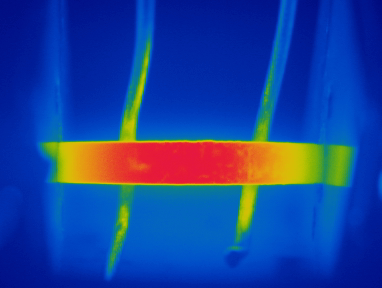
#> input picture sources/t2_1.tiff, 382 x 288 px
$ python main.py
#> lines starting #> are read from the running program, lines starting #| are printed output that depends on the picture; after the words box and inside, x2 and y2 are one past the last pixel; in counts of white or black regions, pixels touching at a corner belong together
### filters/OpenCV.py
# To see more about sobel filter, go to the documentation
# https://docs.opencv.org/3.4/d2/d2c/tutorial_sobel_derivatives.html

import cv2 as cv
import numpy as np


class Filter:

    def __init__(self, path):
        # Image properties
#> called with path = 'sources/t2_1.tiff'
        self._path = path
        self._img = cv.imread(self._path, cv.COLOR_BGR2RGB)
#> self._img is the input picture: shape (288, 382, 3); mean B, G, R 152.9, 66.5, 27.5
        self._img_width = self._img.shape[1]
#> self._img_width = 382
        self._img_height = self._img.shape[0]
#> self._img_height = 288
        self._top_left_edge = [0, 0]
        self._bottom_right_edge = [0, 0]
        self._gray_img = cv.cvtColor(self._img, cv.COLOR_BGR2GRAY)
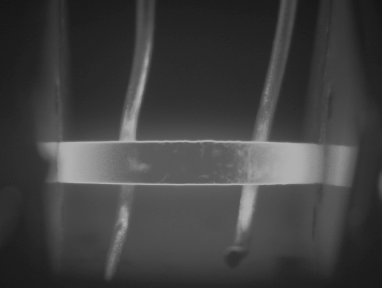
#> self._gray_img: shape (288, 382); min 19, max 176, mean 64.7
        # Sobel parameters
        self._scale = 1
        self._delta = 0
        self._ddepth = cv.CV_16S
        # Sobel gradients
        self._grad_x = cv.Sobel(self._gray_img, self._ddepth, 1, 0, ksize=3, scale=self._scale, delta=self._delta,
                                borderType=cv.BORDER_DEFAULT)
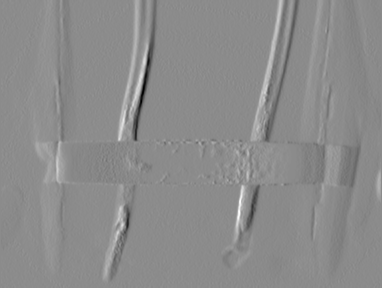
#> self._grad_x: shape (288, 382) int16; min -288, max 237, mean 0; drawn with min black and max white
        self._grad_y = cv.Sobel(self._gray_img, self._ddepth, 0, 1, ksize=3, scale=self._scale, delta=self._delta,
                                borderType=cv.BORDER_DEFAULT)
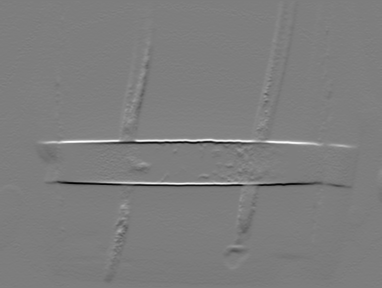
#> self._grad_y: shape (288, 382) int16; min -351, max 360, mean 0; drawn with min black and max white
        self._abs_grad_x = cv.convertScaleAbs(self._grad_x)
        self._abs_grad_y = cv.convertScaleAbs(self._grad_y)
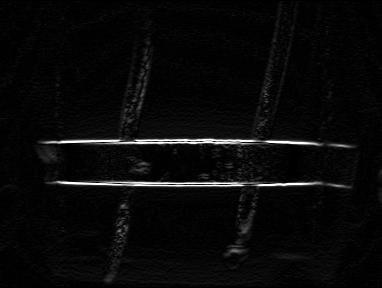
#> self._abs_grad_y: shape (288, 382); min 0, max 255, mean 9.1
        # _grad is the average of _abs_grad_x and _abs_grad_y, contains the sobel image
        self._grad = cv.addWeighted(self._abs_grad_x, 0.5, self._abs_grad_y, 0.5, 0)
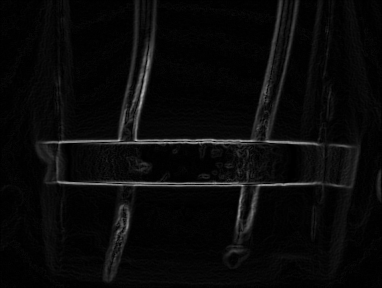
#> self._grad: shape (288, 382); min 0, max 179, mean 9.5
        # Threshold
        self._thresh = cv.threshold(self._grad, 40, 255, cv.THRESH_BINARY_INV)[1]
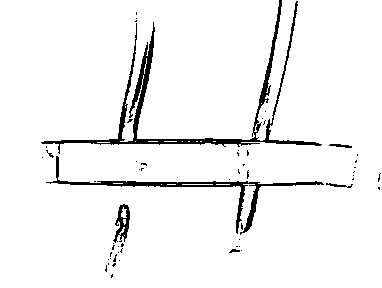
#> self._thresh: shape (288, 382); 95.2% white; 56 black regions (50 under 20 px)
        self._contours = cv.findContours(self._thresh, cv.RETR_LIST, cv.CHAIN_APPROX_SIMPLE)
#> self._contours = 90 contours, 80 with area under 20; largest, box (x1, y1, x2, y2) and area: (0, 0, 382, 288) 105261, (45, 155, 325, 236) 1944, (112, 203, 131, 244) 430, (328, 143, 353, 149) 78, (325, 182, 348, 188) 66
        self._canvas = np.zeros_like(self._img)

    def show_size(self):
        print("Image size")
        print(f"Width: {self._img_width}, Height: {self._img_height}")
#| Width: 382, Height: 288

    def show_image(self):
        cv.imshow("Original image", self._img)
        cv.waitKey(0)

    def show_gray_image(self):
        cv.imshow("Gray image", self._gray_img)
        cv.waitKey(0)

    def show_threshold(self):
        cv.imshow("Threshold image", self._thresh)
        cv.waitKey(0)

    def show_borders(self):
        cv.imshow("Grad", self._grad)
        cv.waitKey(0)

    def show_canvas(self):
        cv.imshow("Canvas", self._canvas)
        cv.waitKey(0)

    def calculate_borders(self):
        self._top_left_edge = [self._img_width, self._img_height]
#> self._top_left_edge = [382, 288]
        self._bottom_right_edge = [0, 0]
        counter = 0
        x_limit = 20
        for y in range(0, self._img_height):
            for x in range(0, self._img_width):
                if self._thresh[y, x] == 0:  # Means found a black pixel
                    if counter == x_limit:
                        # print(f"Black found at {x-x_limit},{y} counter = {counter}")
                        # Calculate top_left_edge
                        if y < self._top_left_edge[1]:
                            self._top_left_edge[1] = y
                        if x - x_limit < self._top_left_edge[0]:
                            self._top_left_edge[0] = x - x_limit
                        # print(f"edge: {top_left_edge[0]},{top_left_edge[1]}")
                        # Calculate bottom_right_edge
                        if y > self._bottom_right_edge[1]:
                            self._bottom_right_edge[1] = y
                        if x > self._bottom_right_edge[0]:
                            self._bottom_right_edge[0] = x
                    counter += 1
                else:
                    counter = 0
            x = 0
#> after the loop, self._bottom_right_edge = [316, 186]; self._top_left_edge = [41, 139]
        print(f"Top edge: {self._top_left_edge[0]},{self._top_left_edge[1]}")
#| Top edge: 41,139
        print(f"Bottom edge: {self._bottom_right_edge[0]},{self._bottom_right_edge[1]}")
#| Bottom edge: 316,186

    def show_cropped_image(self):
        self.calculate_borders()
        x1 = self._top_left_edge[0]
#> x1 = 41
        y1 = self._top_left_edge[1]
#> y1 = 139
        x2 = self._bottom_right_edge[0]
#> x2 = 316
        y2 = self._bottom_right_edge[1]
#> y2 = 186
        crop = self._img[y1:y2, x1:x2]
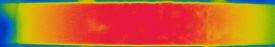
#> crop: shape (47, 275, 3); mean B, G, R 45, 104.8, 194.5
        cv.imshow('Image', crop)
        cv.waitKey(0)

### main.py
from filters import border_filter
from filters import OpenCV

path = "sources/t2_1.tiff"
image_1 = OpenCV.Filter(path)
image_1.show_size()
image_1.show_image()
# image_1.show_gray_image()
# image_1.show_borders()
# image_1.show_threshold()
image_1.show_cropped_image()

$ run again, with sources/t3.tiff copied over sources/t2_1.tiff
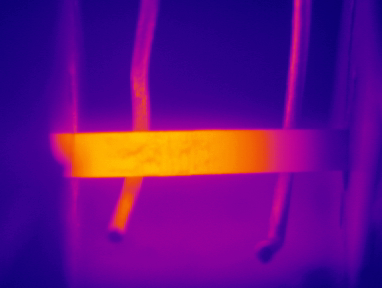
#> input picture sources/t3.tiff, 382 x 288 px
#> in __init__, self._img is the input picture: shape (288, 382, 3); mean B, G, R 132.7, 13.8, 99
#> in __init__, `self._thresh = cv.threshold(self._grad, 40, 255, cv.THRESH_BINARY_INV)..`:
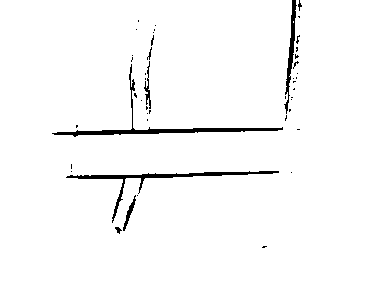
#> self._thresh: shape (288, 382); 97.5% white; 46 black regions (38 under 20 px)
#> self._contours = 51 contours, 40 with area under 20; largest, box (x1, y1, x2, y2) and area: (0, 0, 382, 288) 108780, (51, 63, 284, 138) 1314, (65, 170, 280, 224) 1132, (122, 194, 137, 232) 154, (143, 77, 152, 110) 136
#| Width: 382, Height: 288
#| Top edge: 52,128
#| Bottom edge: 224,178
#> in show_cropped_image, `crop = self._img[y1:y2, x1:x2]`:
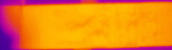
#> crop: shape (50, 172, 3); mean B, G, R 25.6, 132.1, 237.3
